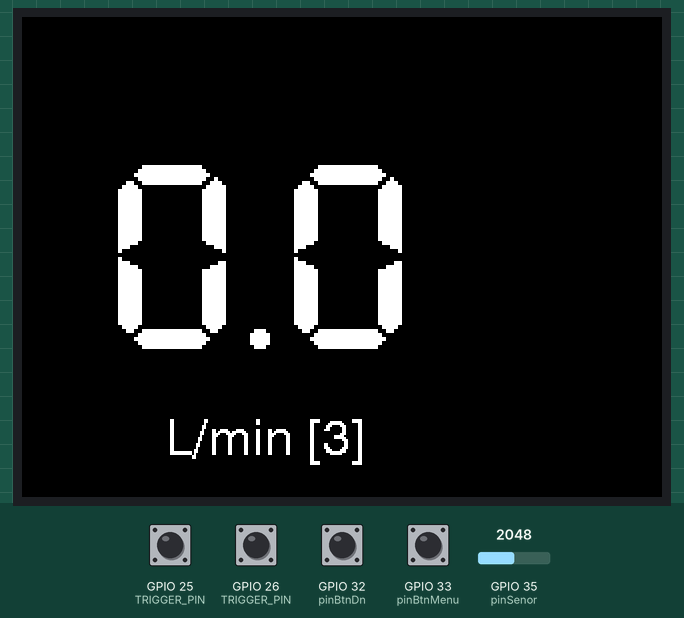
The program below on a simulated ESP32. On the bench: 320×240 colour display. Inputs (shaded band) come from the test bench; at power-on: GPIO 25 (TRIGGER_PIN), GPIO 26 (TRIGGER_PIN), GPIO 32 (pinBtnDn), GPIO 33 (pinBtnMenu) HIGH, GPIO 35 (pinSenor) = 2048. WiFi joins after 1.5 s; servers stay silent unless stated; what the program prints to the serial monitor is not drawn.

Above: at 3.6 s.
3.7 s: GPIO 33 (pinBtnMenu) pulled LOW for 0.15 s
At 4.8 s:
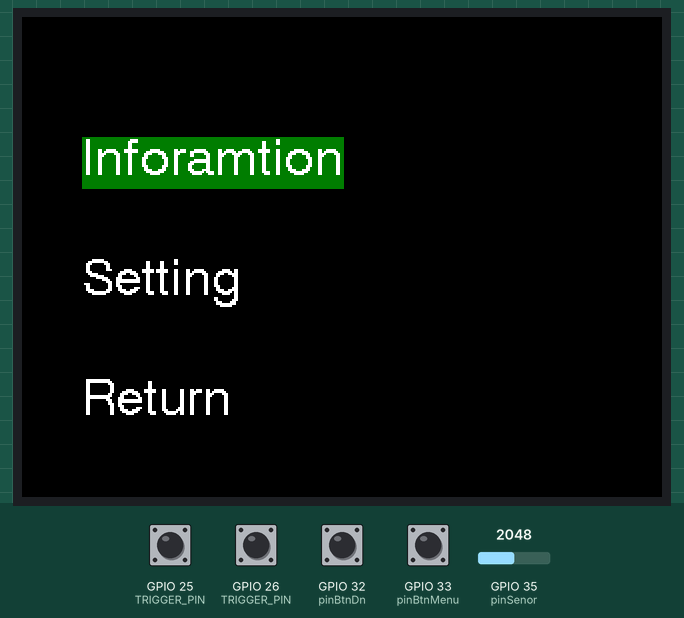
5.8 s: GPIO 33 (pinBtnMenu) pulled LOW for 0.15 s
At 7.6 s:
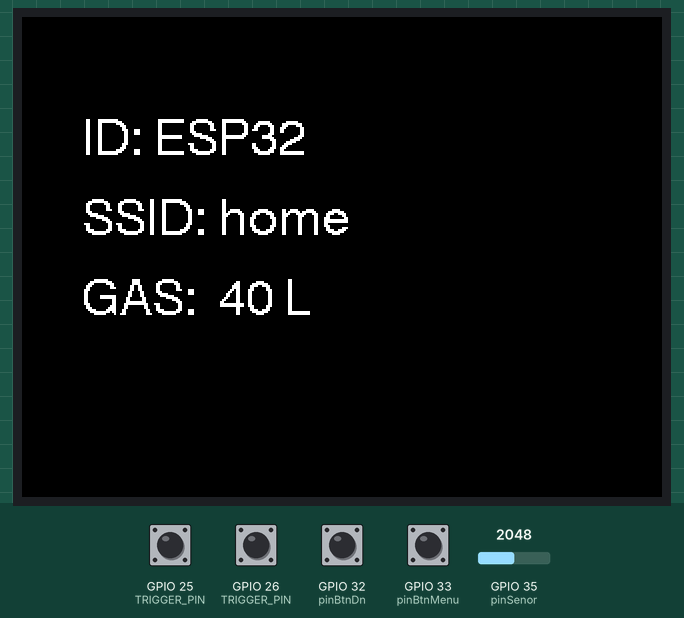
Timing chart, 0 to 9.1 s (numbered marks = the images above; inputs shaded):
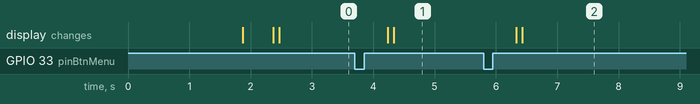

The program:

main.cpp
```cpp
#include "o2Reg.h"

#include <Arduino.h>
#if defined(ESP32)
#include <WiFi.h>
#include <FirebaseESP32.h>
#elif defined(ESP8266)
#include <ESP8266WiFi.h>
#include <FirebaseESP8266.h>
#elif defined(ARDUINO_RASPBERRY_PI_PICO_W)
#include <WiFi.h>
#include <FirebaseESP8266.h>
#endif

#include <addons/TokenHelper.h>

// Provide the RTDB payload printing info and other helper functions.
#include <addons/RTDBHelper.h>

/* 1. Define the WiFi credentials */
#define WIFI_SSID "minux2G"
#define WIFI_PASSWORD "0123456789han"

#define TRIGGER_PIN 26
// For the following credentials, see examples/Authentications/SignInAsUser/EmailPassword/EmailPassword.ino

#define API_KEY "AIzaSyDb5cR4OhypDR1IxbEtc9e2q_IAU3H0Sz0"

// Insert RTDB URLefine the RTDB URL */
#define DATABASE_URL "https://ss-pjt001-default-rtdb.firebaseio.com/"
/* 2. Define the API Key */

/* 4. Define the user Email and password that alreadey registerd or added in your project */


FirebaseData fbdo;
FirebaseAuth auth;
FirebaseConfig config;
unsigned long sendDataPrevMillis;
unsigned long count ;
bool signupOK ;
char * devicePath = "device/oxy01/o2_val";

int tDelay_FireBase = 5000;
int tDelay_Sensing= 3000;
int tNow_FireBase = 0;
int tNow_Sensing = 0;


//WiFiManager wm;
unsigned int  timeout   = 120; // seconds to run for
unsigned int  startTime = millis();
bool portalRunning      = false;
bool startAP            = false; // start AP and webserver if true, else start only webserver


void configModeCallback(WiFiManager *myWiFiManager);
void publish_data(char *devicePath, float valPressure);

int WiFiStatus;


void setup() {
  // put your setup code here, to run once:
  Serial.begin(115200);
  Serial.println("Hello, ESP32!");
  delay(50);
  pinMode(pinWiFiSet, INPUT_PULLUP);

  // WiFiManger Setup
  WiFi.mode(WIFI_STA); // explicitly set mode, esp defaults to STA+AP
  wm.setHostname("MDNSEXAMPLE");
  wm.setConfigPortalTimeout(30); // auto close configportal after n seconds

  WiFiStatus = WiFi.status();
  Serial.setDebugOutput(true);
  wm.setAPCallback(configModeCallback);
  wm.autoConnect();

  //----------------------------------------
  //

  // TFT Setup
  tft.init(TFT_BLACK);
  tft.setRotation(1);
  set_mode(BOOT_MODE);
  update_lcd(CUR_MODE);
//----------------------------------------


// WiFi Debugging
  Serial.print("WiFiStatus: ");
  Serial.println(String(WiFiStatus));
  Serial.println(WiFi.localIP());

//----------------------------------------
  config.api_key = API_KEY;

  // Assign the RTDB URL (required)
  config.database_url = DATABASE_URL;

  // Assign the user sign in credentials
  if (Firebase.signUp(&config, &auth, "", "")){
      Serial.println("ok");
      signupOK = true;        // this is the anonymous sign in
  }
  else {
      Serial.printf("%s\n", config.signer.signupError.message.c_str());
  }

  // Assign the callback function for the long running token generation task
  config.token_status_callback = tokenStatusCallback; //see addons/TokenHelper.h

  Firebase.begin(&config, &auth);
  Firebase.reconnectWiFi(true);
//----------------------------------------


  // Buton Setup
  btnUp.begin(pinBtnUp);
  btnMenu.begin(pinBtnMenu);
  btnDn.begin(pinBtnDn);

  btnUp.setClickHandler(hndlr_btnUp);
  btnUp.setLongClickHandler(hndlr_btnUp);

  btnDn.setClickHandler(hndlr_btnDn);
  btnDn.setLongClickHandler(hndlr_btnDn);

  btnMenu.setClickHandler(hndlr_btnMenu);
  btnMenu.setLongClickHandler(hndlr_btnMenu);
  Serial.println("-- Button Setup");
  delay(500);


//delay(2000);
  set_mode(RUNNING_MODE);
}
void loop() {
    btnUp.loop();
    btnDn.loop();
    btnMenu.loop();
    doWiFiManager();

    update_lcd(CUR_MODE);

    if(Firebase.ready() && signupOK && (millis() - tNow_FireBase) > tDelay_FireBase ){
        tNow_FireBase = millis();
        publish_data(devicePath,pressureValue );
        Serial.println("Value: "+ String(pressureValue));


    }
    if(millis() - tNow_Sensing > tDelay_FireBase){
        tNow_Sensing = millis();
        pressureValue = get_pressure();
        Serial.println("ana: "+ String(analogRead(pinSenor)));
        Serial.println("pressure: "+ String(pressureValue));
    }
}

void publish_data(char *devicePath, float valPressure){

    if (Firebase.RTDB.setInt(&fbdo, devicePath, valPressure)){
        Serial.println("PASSED");
        Serial.println("PATH : " + fbdo.dataPath());
        Serial.println("TYPE : " + fbdo.dataType());
    }
    else {
        Serial.println("FAILED");
        Serial.println("REASON : " + fbdo.errorReason());
    }
}

void doWiFiManager(){
  // is auto timeout portal running
  if(portalRunning){
    wm.process(); // do processing

    // check for timeout
    if((millis()-startTime) > (timeout*1000)){
      Serial.println("portaltimeout");
      portalRunning = false;
      if(startAP){
        wm.stopConfigPortal();
      }
      else{
        wm.stopWebPortal();
      }
   }

  }

  // is configuration portal requested?
  if(digitalRead(TRIGGER_PIN) == LOW && (!portalRunning)) {

  Serial.println("NetPressed!");
    if(startAP){
      Serial.println("Button Pressed, Starting Config Portal");
      wm.setConfigPortalBlocking(false);
      wm.startConfigPortal();
    }
    else{
      Serial.println("Button Pressed, Starting Config Portal");

      wm.setConfigPortalBlocking(false);
      wm.startConfigPortal();
    }
    portalRunning = true;
    startTime = millis();
  }
}
```

o2Reg.h
```cpp
#ifndef O2REG_H_
#define O2REG_H_

#endif // O2REG_H_
#include "Arduino.h"
#include "Button2.h"

#include <TFT_eSPI.h> // Graphics and font library for ILI9341 driver chip
#include <SPI.h>
//#include "secrets.h"
#include <WiFiManager.h> // https://github.com/tzapu/WiFiManager

// --------------------
#define TFT_BLACK       0x0000
#define TFT_NAVY        0x000F
#define TFT_DARKGREEN   0x03E0
#define TFT_DARKCYAN    0x03EF
#define TFT_MAROON      0x7800
#define TFT_PURPLE      0x780F
#define TFT_OLIVE       0x7BE0
#define TFT_LIGHTGREY   0xC618
#define TFT_DARKGREY    0x7BEF
#define TFT_BLUE        0x001F
#define TFT_GREEN       0x07E0
#define TFT_CYAN        0x07FF
#define TFT_RED         0xF800
#define TFT_MAGENTA     0xF81F
#define TFT_YELLOW      0xFFE0
#define TFT_WHITE       0xFFFF
#define TFT_ORANGE      0xFDA0
#define TFT_GREENYELLOW 0xB7E0

#define USER_EMAIL "minux4it@gmail.com"
#define USER_PASSWORD "USER_PASSWORD"
#define pinBtnUp 25
#define pinBtnMenu 33
#define pinBtnDn 32
#define pinSenor 35
#define pinWiFiSet 26

enum Mode_Type {
  MENU_MODE = 0,
  BOOT_MODE,
  RUNNING_MODE,
  WARN_CHANGE_MODE,
  INFO_MODE ,
  SETTING_MODE,
  NET_SETTING_MODE,
  NET_CHECK_MODE,
  REBOOT_MODE = 8,
//  WARN_CONFIRM_MODE
};

extern void (*functionPointers[])(void) ;

extern Mode_Type CUR_MODE ;

#define nMainMenu 3
#define nSubMenu 3
#define MIN_WARN_LEVEL 3
#define MAX_WARN_LEVEL 12
#define RESET_BUTTON  26

//----------------------------------------
// WiFiManager

#ifdef ESP8266
#include <ESP8266mDNS.h>
#elif defined(ESP32)
#include <ESPmDNS.h>
#endif

// select which pin will trigger the configuration portal when set to LOW
#define TRIGGER_PIN 25

//----------------------------------------------------


extern int warnLevel ;
extern int nSelectedMainMenu ;
extern int nSelectedSubMenu ;

extern char MODE_ITEM[10][20];;
//char MODE_SUB_SETTING_ITEM[3][20] =


extern char mainMenuItem[nMainMenu][12];
extern char subMenuItem[nSubMenu][12] ;

static Button2 btnUp, btnMenu, btnDn ;

extern WiFiManager wm;
extern TFT_eSPI tft;
extern float pressureValue;
// extern "C" void set_mode(int _CUR_);
// extern "C" void hndlr_btnUp(Button2 &btn) ;
// extern "C" void hndlr_btnMenu(Button2 &btn);
// extern "C" void hndlr_btnDn(Button2 &btn) ;
// extern "C" void update_display();

void set_mode(enum Mode_Type _CUR_);
void hndlr_btnUp(Button2 &btn);
void hndlr_btnMenu(Button2 &btn);
void hndlr_btnDn(Button2 &btn);
void update_display();
void update_display_temp();

void update_lcd(enum Mode_Type);
void debug_out();
void test_fbase();

void DISPLAY_MENU_MODE();
void DISPLAY_BOOT_MODE();
void DISPLAY_RUNNING_MODE();
void DISPLAY_WARN_CHANGE_MODE();
void DISPLAY_INFO_MODE();
void DISPLAY_SETTING_MODE();
void DISPLAY_NET_SETTING_MODE();
void DISPLAY_NET_CHECK_MODE();
void DISPLAY_REBOOT_MODE();
// void DISPLAY_WARN_CONFIRM_MODE();
float get_pressure();
void doWiFiManager();
```

Source omitted: o2Reg.cpp (13377 bytes)

Measured:
- after the input at 3.7 s, the display: first changes after 0.54 s (image 1 shows a later state)
- after the input at 5.8 s, the display: first changes after 0.53 s (image 2 shows a later state)
